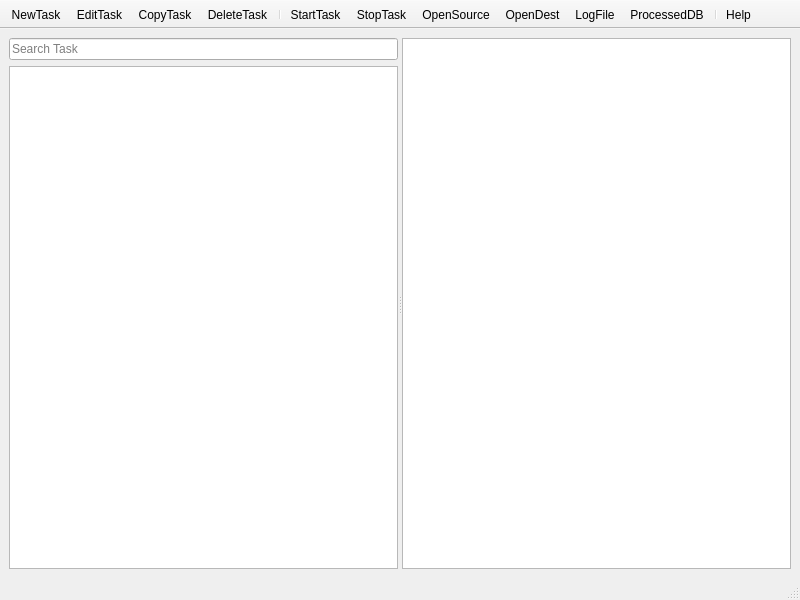
<?xml version="1.0" encoding="UTF-8"?>
<ui version="4.0">
 <class>MainWindow</class>
 <widget class="QMainWindow" name="MainWindow">
  <property name="geometry">
   <rect>
    <x>0</x>
    <y>0</y>
    <width>800</width>
    <height>600</height>
   </rect>
  </property>
  <property name="windowTitle">
   <string>MainWindow</string>
  </property>
  <property name="styleSheet">
   <string notr="true"/>
  </property>
  <widget class="QWidget" name="centralwidget">
   <layout class="QHBoxLayout" name="horizontalLayout">
    <item>
     <widget class="QSplitter" name="splitter">
      <property name="orientation">
       <enum>Qt::Horizontal</enum>
      </property>
      <widget class="QWidget" name="layoutWidget">
       <layout class="QVBoxLayout" name="verticalLayout">
        <item>
         <widget class="QLineEdit" name="lineEdit">
          <property name="placeholderText">
           <string>Search Task</string>
          </property>
          <property name="clearButtonEnabled">
           <bool>true</bool>
          </property>
         </widget>
        </item>
        <item>
         <widget class="QTreeView" name="treeView"/>
        </item>
       </layout>
      </widget>
      <widget class="QFrame" name="frame">
       <property name="frameShape">
        <enum>QFrame::NoFrame</enum>
       </property>
       <property name="frameShadow">
        <enum>QFrame::Raised</enum>
       </property>
       <layout class="QVBoxLayout" name="verticalLayout_2">
        <property name="leftMargin">
         <number>0</number>
        </property>
        <property name="topMargin">
         <number>0</number>
        </property>
        <property name="rightMargin">
         <number>0</number>
        </property>
        <property name="bottomMargin">
         <number>0</number>
        </property>
        <item>
         <widget class="QTableWidget" name="tb_processed"/>
        </item>
       </layout>
      </widget>
     </widget>
    </item>
   </layout>
  </widget>
  <widget class="QToolBar" name="toolBar">
   <property name="windowTitle">
    <string>toolBar</string>
   </property>
   <property name="movable">
    <bool>false</bool>
   </property>
   <property name="toolButtonStyle">
    <enum>Qt::ToolButtonTextUnderIcon</enum>
   </property>
   <attribute name="toolBarArea">
    <enum>TopToolBarArea</enum>
   </attribute>
   <attribute name="toolBarBreak">
    <bool>false</bool>
   </attribute>
   <addaction name="actionNewTask"/>
   <addaction name="actionEditTask"/>
   <addaction name="actionCopyTask"/>
   <addaction name="actionDeleteTask"/>
   <addaction name="separator"/>
   <addaction name="actionStartTask"/>
   <addaction name="actionStopTask"/>
   <addaction name="actionOpenSource"/>
   <addaction name="actionOpenDest"/>
   <addaction name="actionOpenLogFile"/>
   <addaction name="actionOpenProcessedDB"/>
   <addaction name="separator"/>
   <addaction name="actionHelp"/>
  </widget>
  <widget class="QStatusBar" name="statusBar"/>
  <action name="actionNewTask">
   <property name="icon">
    <iconset>
     <normaloff>../transfer_dog/resource/img/file-add-line.png</normaloff>../transfer_dog/resource/img/file-add-line.png</iconset>
   </property>
   <property name="text">
    <string>NewTask</string>
   </property>
   <property name="toolTip">
    <string>Add new transfer task</string>
   </property>
  </action>
  <action name="actionEditTask">
   <property name="icon">
    <iconset>
     <normaloff>../transfer_dog/resource/img/file-edit-line.png</normaloff>../transfer_dog/resource/img/file-edit-line.png</iconset>
   </property>
   <property name="text">
    <string>EditTask</string>
   </property>
   <property name="toolTip">
    <string>Edit the selected task's property</string>
   </property>
  </action>
  <action name="actionHelp">
   <property name="icon">
    <iconset>
     <normaloff>../transfer_dog/resource/img/question-line.png</normaloff>../transfer_dog/resource/img/question-line.png</iconset>
   </property>
   <property name="text">
    <string>Help</string>
   </property>
   <property name="toolTip">
    <string>Help</string>
   </property>
  </action>
  <action name="actionDeleteTask">
   <property name="icon">
    <iconset>
     <normaloff>../transfer_dog/resource/img/file-reduce-line.png</normaloff>../transfer_dog/resource/img/file-reduce-line.png</iconset>
   </property>
   <property name="text">
    <string>DeleteTask</string>
   </property>
   <property name="toolTip">
    <string>Delete the selected task</string>
   </property>
  </action>
  <action name="actionOpenSource">
   <property name="icon">
    <iconset>
     <normaloff>../transfer_dog/resource/img/folder-download-line.png</normaloff>../transfer_dog/resource/img/folder-download-line.png</iconset>
   </property>
   <property name="text">
    <string>OpenSource</string>
   </property>
   <property name="toolTip">
    <string>Open source path</string>
   </property>
  </action>
  <action name="actionOpenDest">
   <property name="icon">
    <iconset>
     <normaloff>../transfer_dog/resource/img/folder-upload-line.png</normaloff>../transfer_dog/resource/img/folder-upload-line.png</iconset>
   </property>
   <property name="text">
    <string>OpenDest</string>
   </property>
   <property name="toolTip">
    <string>Open destination path</string>
   </property>
  </action>
  <action name="actionCopyTask">
   <property name="icon">
    <iconset>
     <normaloff>../transfer_dog/resource/img/file-copy-2-line.png</normaloff>../transfer_dog/resource/img/file-copy-2-line.png</iconset>
   </property>
   <property name="text">
    <string>CopyTask</string>
   </property>
   <property name="toolTip">
    <string>Copy selected task</string>
   </property>
  </action>
  <action name="actionStopTask">
   <property name="icon">
    <iconset>
     <normaloff>../transfer_dog/resource/img/stop-circle-line.png</normaloff>../transfer_dog/resource/img/stop-circle-line.png</iconset>
   </property>
   <property name="text">
    <string>StopTask</string>
   </property>
   <property name="toolTip">
    <string>Stop the selected task</string>
   </property>
  </action>
  <action name="actionStartTask">
   <property name="icon">
    <iconset>
     <normaloff>../transfer_dog/resource/img/play-circle-line.png</normaloff>../transfer_dog/resource/img/play-circle-line.png</iconset>
   </property>
   <property name="text">
    <string>StartTask</string>
   </property>
   <property name="toolTip">
    <string>Start the selected task</string>
   </property>
  </action>
  <action name="actionOpenLogFile">
   <property name="icon">
    <iconset>
     <normaloff>../transfer_dog/resource/img/bug-2-line.png</normaloff>../transfer_dog/resource/img/bug-2-line.png</iconset>
   </property>
   <property name="text">
    <string>LogFile</string>
   </property>
   <property name="toolTip">
    <string>Open task's log file</string>
   </property>
  </action>
  <action name="actionOpenProcessedDB">
   <property name="icon">
    <iconset>
     <normaloff>../transfer_dog/resource/img/git-repository-commits-line.png</normaloff>../transfer_dog/resource/img/git-repository-commits-line.png</iconset>
   </property>
   <property name="text">
    <string>ProcessedDB</string>
   </property>
   <property name="toolTip">
    <string>Open task's processed db</string>
   </property>
  </action>
 </widget>
 <resources/>
 <connections/>
</ui>
